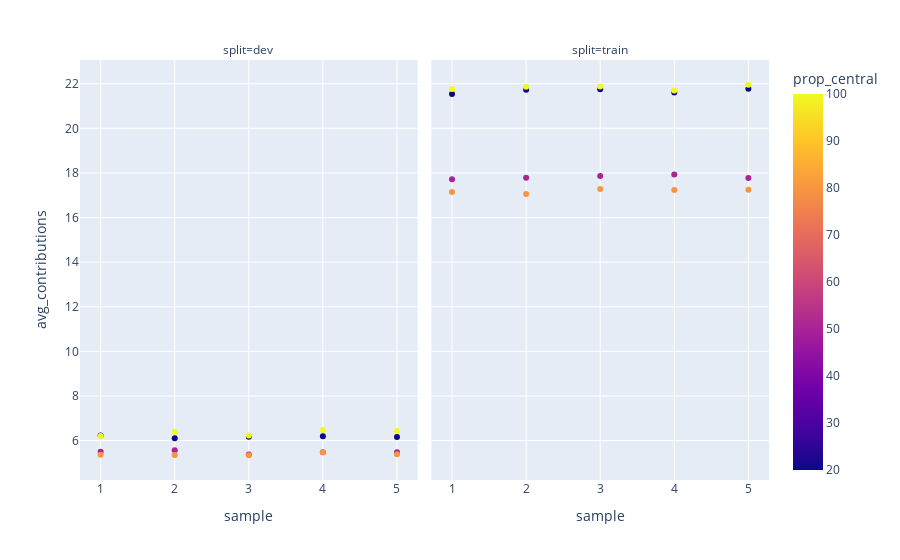

Notebook source saved alongside this figure:
### Code cell
fig = px.scatter(df, x = "sample", y = "avg_contributions", color = "prop_central", facet_col="split")

fig.show()

### Figure 1 — Plotly figure (JSON) as saved in the notebook; plotly's stock layout.template omitted (floating-point values rounded to 4 significant figures)
{"data": [{"hovertemplate": "split=dev<br>sample=%{x}<br>avg_contributions=%{y}<br>prop_central=%{marker.color}<extra></extra>", "legendgroup": "", "marker": {"color": [20, 50, 80, 100, 20, 50, 80, 100, 20, 50, 80, 100, 20, 50, 80, 100, 20, 50, 80, 100], "coloraxis": "coloraxis", "symbol": "circle"}, "mode": "markers", "name": "", "orientation": "v", "showlegend": false, "type": "scatter", "x": [1, 1, 1, 1, 2, 2, 2, 2, 3, 3, 3, 3, 4, 4, 4, 4, 5, 5, 5, 5], "xaxis": "x", "y": [6.222, 5.501, 5.366, 6.203, 6.106, 5.57, 5.35, 6.387, 6.175, 5.37, 5.341, 6.231, 6.192, 5.472, 5.475, 6.471, 6.155, 5.477, 5.38, 6.424], "yaxis": "y"}, {"hovertemplate": "split=train<br>sample=%{x}<br>avg_contributions=%{y}<br>prop_central=%{marker.color}<extra></extra>", "legendgroup": "", "marker": {"color": [20, 50, 80, 100, 20, 50, 80, 100, 20, 50, 80, 100, 20, 50, 80, 100, 20, 50, 80, 100], "coloraxis": "coloraxis", "symbol": "circle"}, "mode": "markers", "name": "", "orientation": "v", "showlegend": false, "type": "scatter", "x": [1, 1, 1, 1, 2, 2, 2, 2, 3, 3, 3, 3, 4, 4, 4, 4, 5, 5, 5, 5], "xaxis": "x2", "y": [21.54, 17.71, 17.15, 21.76, 21.73, 17.79, 17.06, 21.87, 21.75, 17.86, 17.28, 21.88, 21.6, 17.94, 17.24, 21.69, 21.78, 17.77, 17.25, 21.95], "yaxis": "y2"}], "layout": {"annotations": [{"font": {}, "showarrow": false, "text": "split=dev", "x": 0.245, "xanchor": "center", "xref": "paper", "y": 1, "yanchor": "bottom", "yref": "paper"}, {"font": {}, "showarrow": false, "text": "split=train", "x": 0.755, "xanchor": "center", "xref": "paper", "y": 1, "yanchor": "bottom", "yref": "paper"}], "coloraxis": {"colorbar": {"title": {"text": "prop_central"}}, "colorscale": [[0, "#0d0887"], [0.1111, "#46039f"], [0.2222, "#7201a8"], [0.3333, "#9c179e"], [0.4444, "#bd3786"], [0.5556, "#d8576b"], [0.6667, "#ed7953"], [0.7778, "#fb9f3a"], [0.8889, "#fdca26"], [1, "#f0f921"]]}, "legend": {"tracegroupgap": 0}, "margin": {"t": 60}, "xaxis": {"anchor": "y", "domain": [0, 0.49], "title": {"text": "sample"}}, "xaxis2": {"anchor": "y2", "domain": [0.51, 1], "matches": "x", "title": {"text": "sample"}}, "yaxis": {"anchor": "x", "domain": [0, 1], "title": {"text": "avg_contributions"}}, "yaxis2": {"anchor": "x2", "domain": [0, 1], "matches": "y", "showticklabels": false}}}
